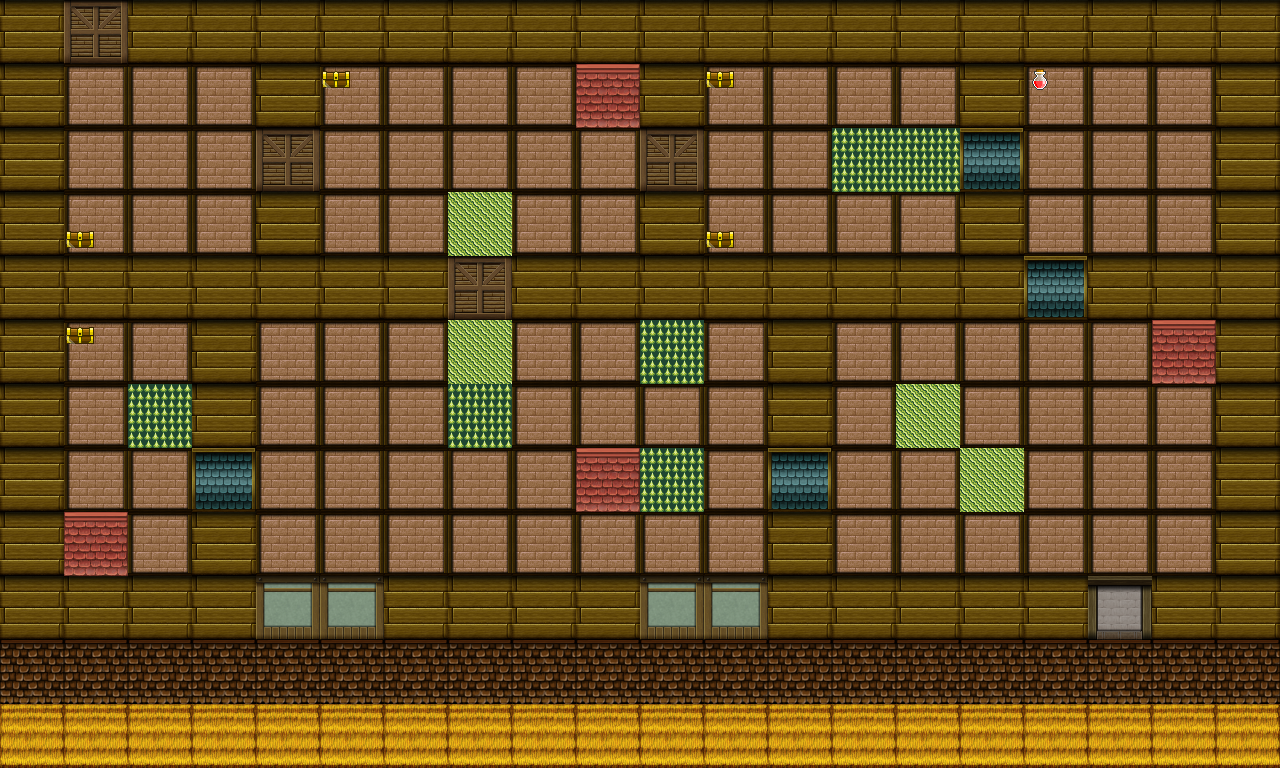

The image is a tile-based game level rendered from a .tmx file. Its description and source (layers, tilesets, objects; grid data summarised) follow:
An orthogonal 40x24 tile map with 32x32 px tiles, 2 tile layers (CapaJuego1, CapaItems), 4 tilesets and 47 objects (puerta3, puerta1, puerta2, puertaSalida, cofreLlave1, ...).

<map version="1.0" tiledversion="1.1.2" orientation="orthogonal" renderorder="right-down" width="40" height="24" tilewidth="32" tileheight="32" infinite="0" nextobjectid="76">
 <tileset firstgid="1" source="rpg_maker.tsx" />
 <tileset firstgid="129" source="fantasytileset.tsx" />
 <tileset firstgid="337" name="chest" tilewidth="32" tileheight="32" tilecount="1" columns="1">
  <image source="chest.png" width="32" height="32" />
 </tileset>
 <tileset firstgid="338" name="potion_red" tilewidth="32" tileheight="32" tilecount="1" columns="1">
  <image source="potion_red.png" width="32" height="32" />
 </tileset>
 <layer name="CapaJuego1" width="40" height="24">
  <data>[960 cells, 960 non-empty, 38 distinct tile ids]</data>
 </layer>
 <layer name="CapaItems" width="40" height="24">
  <data>[960 cells, 6 non-empty, 2 distinct tile ids]</data>
 </layer>
 <objectgroup name="CapaObjetosMuros">
  <object id="18" x="1.33333" y="704.333" width="1278.67" height="63.6667" />
  <object id="19" x="0.75" y="578" width="1087.25" height="61.5" />
  <object id="20" x="1152.25" y="576.75" width="126.75" height="63.5" />
  <object id="21" x="1217.56" y="1.66667" width="61.4394" height="577.333" />
  <object id="22" x="0" y="0" width="64.1515" height="580" />
  <object id="23" x="126.5" y="2.66667" width="1098.83" height="59" />
  <object id="24" x="62.5" y="256" width="386.068" height="64" />
  <object id="25" x="508.5" y="257" width="518.318" height="61" />
  <object id="26" x="767.25" y="313.667" width="65.25" height="137.333" />
  <object id="27" x="192.25" y="316.682" width="65" height="134.818" />
  <object id="28" x="1087.39" y="254.667" width="135.939" height="65.3333" />
  <object id="29" x="767.091" y="509.75" width="66.9091" height="72.9167" />
  <object id="30" x="191.75" y="509.75" width="66.5" height="68" />
  <object id="56" x="253.417" y="64.6667" width="69.9167" height="65" />
  <object id="57" x="253.25" y="190.25" width="70.0833" height="68" />
  <object id="58" x="637" y="61.4167" width="67.25" height="67.6667" />
  <object id="59" x="637.333" y="191.333" width="67.6667" height="67.3333" />
  <object id="60" x="956" y="64.5" width="72.6667" height="63.0833" />
  <object id="61" x="956.667" y="192" width="70" height="68.1818" />
 </objectgroup>
 <objectgroup name="CapaObjetosPuertas">
  <object id="36" name="puerta3" x="256" y="129.5" width="64.5" height="61" />
  <object id="37" name="puerta1" x="449.455" y="256" width="58.6667" height="62.6667" />
  <object id="38" name="puerta2" x="639" y="129" width="64.3333" height="62" />
  <object id="55" name="puertaSalida" x="67.75" y="-0.25" width="58" height="63.25" />
 </objectgroup>
 <objectgroup name="CapaObjetosArena">
  <object id="64" x="448" y="191.5" width="63.5" height="64" />
  <object id="65" x="448" y="320" width="63" height="63" />
  <object id="66" x="896" y="384" width="62.6667" height="64" />
  <object id="67" x="960.333" y="448" width="64" height="64" />
 </objectgroup>
 <objectgroup name="CapaVelocidadNormal">
  <object id="70" x="576" y="63" width="65" height="66" />
  <object id="71" x="576" y="448" width="61" height="64" />
  <object id="72" x="1152.13" y="320" width="64.875" height="63.875" />
  <object id="73" x="64" y="511" width="64" height="65" />
 </objectgroup>
 <objectgroup name="CapaObjetosItems">
  <object id="34" name="cofreLlave1" x="68.6667" y="325.667" width="23" height="21.3333" />
  <object id="35" name="cofreVida" x="708" y="69.6667" width="23" height="20.6667" />
  <object id="39" name="cofreLlave2" x="323.818" y="69.0909" width="24" height="21.8182" />
  <object id="41" name="cofreLlave3" x="708.333" y="229" width="23.3333" height="21.6667" />
  <object id="54" name="cofreLlaveSalida" x="68" y="229" width="23.7273" height="21.9091" />
  <object id="75" name="pocionVida" x="1030.33" y="68.3333" width="20.6667" height="21.6667" />
 </objectgroup>
 <objectgroup name="finjuego">
  <object id="74" name="finjuego" x="57" y="-1.5" width="82" height="17" />
 </objectgroup>
 <objectgroup name="trampaPinchos">
  <object id="43" x="129" y="384" width="62.75" height="63.5" />
  <object id="44" x="448" y="384.5" width="64.5" height="64.5" />
  <object id="45" x="640" y="320.5" width="64.5" height="63.5" />
  <object id="46" x="640" y="447.5" width="65" height="65.1667" />
  <object id="69" x="832.333" y="128.333" width="126.667" height="64.3333" />
 </objectgroup>
 <objectgroup name="trampaVelocidad">
  <object id="51" x="191.75" y="451.5" width="63.75" height="58.25" />
  <object id="52" x="766.375" y="451.75" width="66.375" height="57.375" />
  <object id="53" x="1026.91" y="257.591" width="58.9318" height="62.1591" />
  <object id="68" x="961" y="128" width="63" height="62.6667" />
 </objectgroup>
</map>
